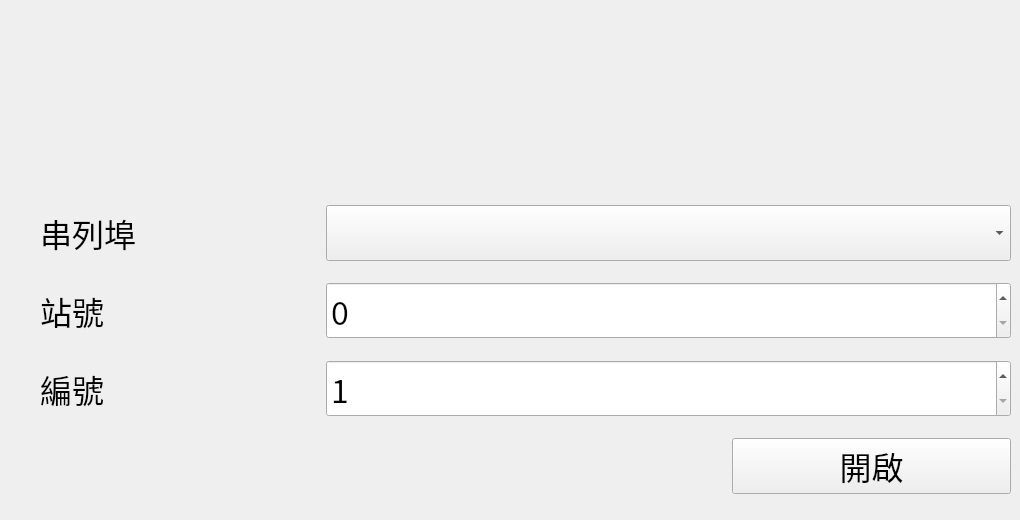
    <widget class="QWidget" name="page_test">
     <widget class="QWidget" name="gridLayoutWidget_2">
      <property name="geometry">
       <rect>
        <x>40</x>
        <y>190</y>
        <width>971</width>
        <height>321</height>
       </rect>
      </property>
      <layout class="QGridLayout" name="gridLayout">
       <item row="2" column="0">
        <widget class="QLabel" name="lbl_number">
         <property name="font">
          <font>
           <family>Noto Sans CJK TC</family>
           <pointsize>24</pointsize>
          </font>
         </property>
         <property name="text">
          <string>編號</string>
         </property>
        </widget>
       </item>
       <item row="0" column="0">
        <widget class="QLabel" name="lbl_port">
         <property name="font">
          <font>
           <family>Noto Sans CJK TC</family>
           <pointsize>24</pointsize>
          </font>
         </property>
         <property name="text">
          <string>串列埠</string>
         </property>
        </widget>
       </item>
       <item row="3" column="2">
        <widget class="QPushButton" name="pbtn_test_open">
         <property name="font">
          <font>
           <family>Noto Sans CJK TC</family>
           <pointsize>24</pointsize>
          </font>
         </property>
         <property name="text">
          <string>開啟</string>
         </property>
        </widget>
       </item>
       <item row="3" column="1">
        <spacer name="horizontalSpacer">
         <property name="orientation">
          <enum>Qt::Horizontal</enum>
         </property>
         <property name="sizeType">
          <enum>QSizePolicy::Fixed</enum>
         </property>
         <property name="sizeHint" stdset="0">
          <size>
           <width>400</width>
           <height>20</height>
          </size>
         </property>
        </spacer>
       </item>
       <item row="1" column="0">
        <widget class="QLabel" name="lbl_station">
         <property name="font">
          <font>
           <family>Noto Sans CJK TC</family>
           <pointsize>24</pointsize>
          </font>
         </property>
         <property name="text">
          <string>站號</string>
         </property>
        </widget>
       </item>
       <item row="0" column="1" colspan="2">
        <widget class="QComboBox" name="cbBox_port">
         <property name="font">
          <font>
           <family>Noto Sans CJK TC</family>
           <pointsize>24</pointsize>
          </font>
         </property>
        </widget>
       </item>
       <item row="1" column="1" colspan="2">
        <widget class="QSpinBox" name="spBox_station">
         <property name="font">
          <font>
           <family>Noto Sans CJK TC</family>
           <pointsize>24</pointsize>
          </font>
         </property>
         <property name="maximum">
          <number>1</number>
         </property>
        </widget>
       </item>
       <item row="2" column="1" colspan="2">
        <widget class="QSpinBox" name="spBox_number">
         <property name="font">
          <font>
           <family>Noto Sans CJK TC</family>
           <pointsize>24</pointsize>
          </font>
         </property>
         <property name="minimum">
          <number>1</number>
         </property>
         <property name="maximum">
          <number>36</number>
         </property>
        </widget>
       </item>
      </layout>
     </widget>
    </widget>
